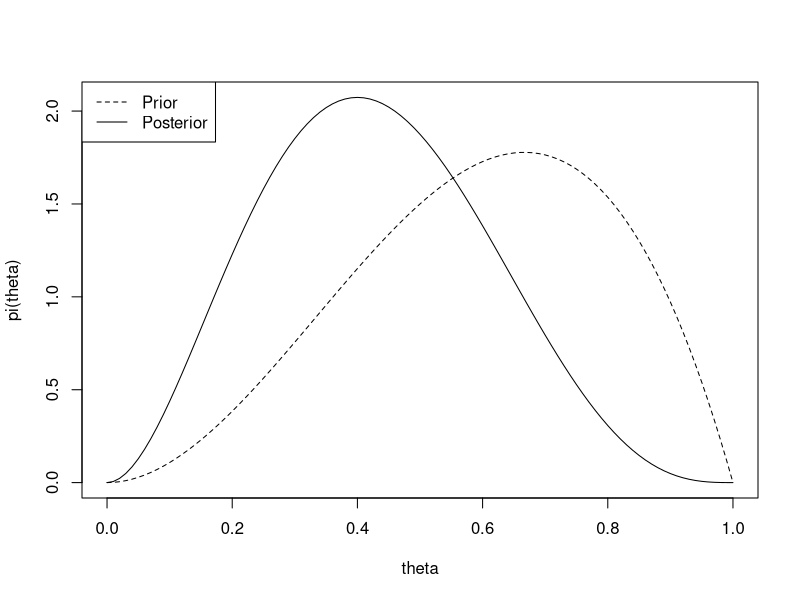

The R script that drew this image:
## ---- chunk 1
curve(dbeta(x, 3, 4), 0, 1, ylab = "pi(theta)", xlab = "theta")
curve(dbeta(x, 3, 2), 0, 1, lty = 2, add = TRUE)
legend("topleft", lty = c(2, 1), c("Prior", "Posterior")) 
